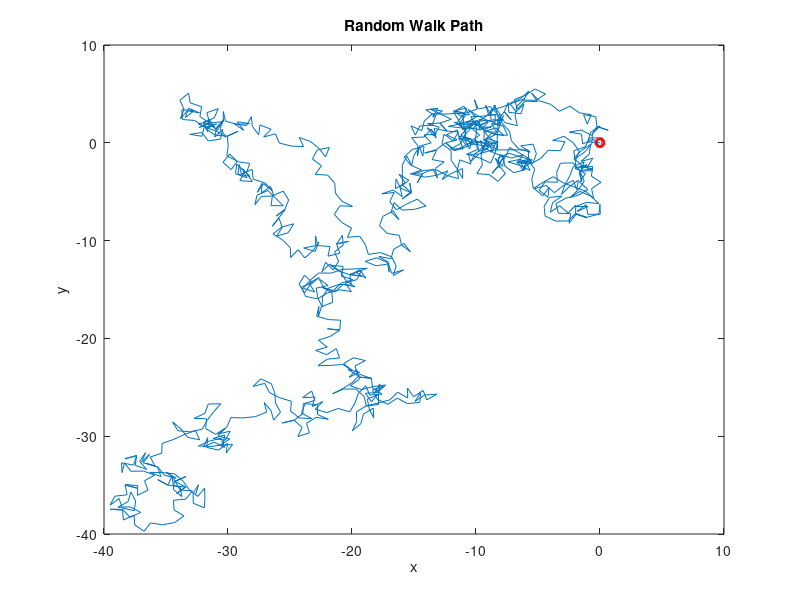
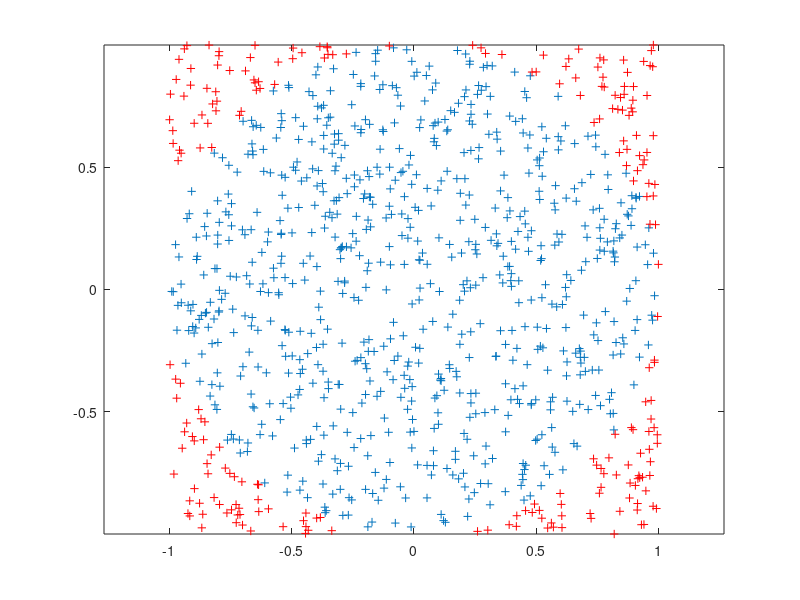

Write MATLAB code to recreate these figures, in order.
clear all
steplen=1;
startx=0;
starty=0;
nsteps=1000;
angle=2*pi*rand(nsteps,1);
dx=steplen*cos(angle);
dy=steplen*sin(angle);
x(1)=startx;
y(1)=starty;
for i=2:nsteps
    x(i)=x(i-1)+dx(i-1);
    y(i)=y(i-1)+dy(i-1);
end
plot(x,y,0,0,'ro','LineWidth',2)
xlabel('x')
ylabel('y')
title('Random Walk Path')
distance=sqrt(x.^2+y.^2);
t=1:numel(x);
figure;
loglog(t,distance)
xlabel('time')
ylabel('distance traveled')
title('Distance Traveled vs. Time')
disp('Press any key to continue')
pause

clear all
squaresidelength=2;
area=squaresidelength.^2;
samples=1000
x=squaresidelength*(-0.5+rand(samples,1));
y=squaresidelength*(-0.5+rand(samples,1));
outside=floor(2*sqrt(x.^2+y.^2)/squaresidelength);
circarea=(1-sum(outside)/samples)*area
ins=find((x.^2+y.^2)<=squaresidelength^2/4);
outs=find((x.^2+y.^2)>squaresidelength^2/4);
plot(x(ins),y(ins),'+')
axis equal
hold on
plot(x(outs),y(outs),'r+')
hold off
samples=1000000
x=squaresidelength*(-0.5+rand(samples,1));
y=squaresidelength*(-0.5+rand(samples,1));
outside=floor(2*sqrt(x.^2+y.^2)/squaresidelength);
circarea=(1-sum(outside)/samples)*area
disp('Press any key to continue')
pause

a=2
b=7
randnumbers=a+(b-a)*rand(5,1)
mean(randnumbers)

